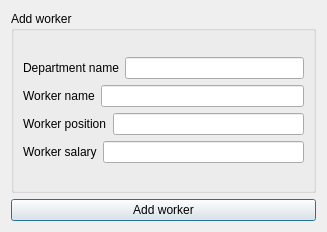
<?xml version="1.0" encoding="UTF-8"?>
<ui version="4.0">
 <class>add_worker_window</class>
 <widget class="QDialog" name="add_worker_window">
  <property name="geometry">
   <rect>
    <x>0</x>
    <y>0</y>
    <width>327</width>
    <height>232</height>
   </rect>
  </property>
  <property name="windowTitle">
   <string>Dialog</string>
  </property>
  <layout class="QHBoxLayout" name="horizontalLayout_6">
   <item>
    <layout class="QVBoxLayout" name="verticalLayout_2">
     <item>
      <widget class="QGroupBox" name="groupBox">
       <property name="title">
        <string>Add worker</string>
       </property>
       <layout class="QVBoxLayout" name="verticalLayout_3">
        <item>
         <layout class="QVBoxLayout" name="verticalLayout">
          <item>
           <layout class="QHBoxLayout" name="horizontalLayout">
            <item>
             <widget class="QLabel" name="label">
              <property name="text">
               <string>Department name</string>
              </property>
             </widget>
            </item>
            <item>
             <widget class="QLineEdit" name="departmentName"/>
            </item>
           </layout>
          </item>
          <item>
           <layout class="QHBoxLayout" name="horizontalLayout_2">
            <item>
             <widget class="QLabel" name="label_2">
              <property name="text">
               <string>Worker name</string>
              </property>
             </widget>
            </item>
            <item>
             <widget class="QLineEdit" name="workerName"/>
            </item>
           </layout>
          </item>
          <item>
           <layout class="QHBoxLayout" name="horizontalLayout_3">
            <item>
             <widget class="QLabel" name="label_3">
              <property name="text">
               <string>Worker position</string>
              </property>
             </widget>
            </item>
            <item>
             <widget class="QLineEdit" name="workerPosition"/>
            </item>
           </layout>
          </item>
          <item>
           <layout class="QHBoxLayout" name="horizontalLayout_4">
            <item>
             <widget class="QLabel" name="label_4">
              <property name="text">
               <string>Worker salary</string>
              </property>
             </widget>
            </item>
            <item>
             <widget class="QLineEdit" name="workerSalary">
              <property name="text">
               <string/>
              </property>
             </widget>
            </item>
           </layout>
          </item>
         </layout>
        </item>
       </layout>
      </widget>
     </item>
     <item>
      <widget class="QPushButton" name="pushButton">
       <property name="text">
        <string>Add worker</string>
       </property>
      </widget>
     </item>
    </layout>
   </item>
  </layout>
 </widget>
 <resources/>
 <connections/>
</ui>
